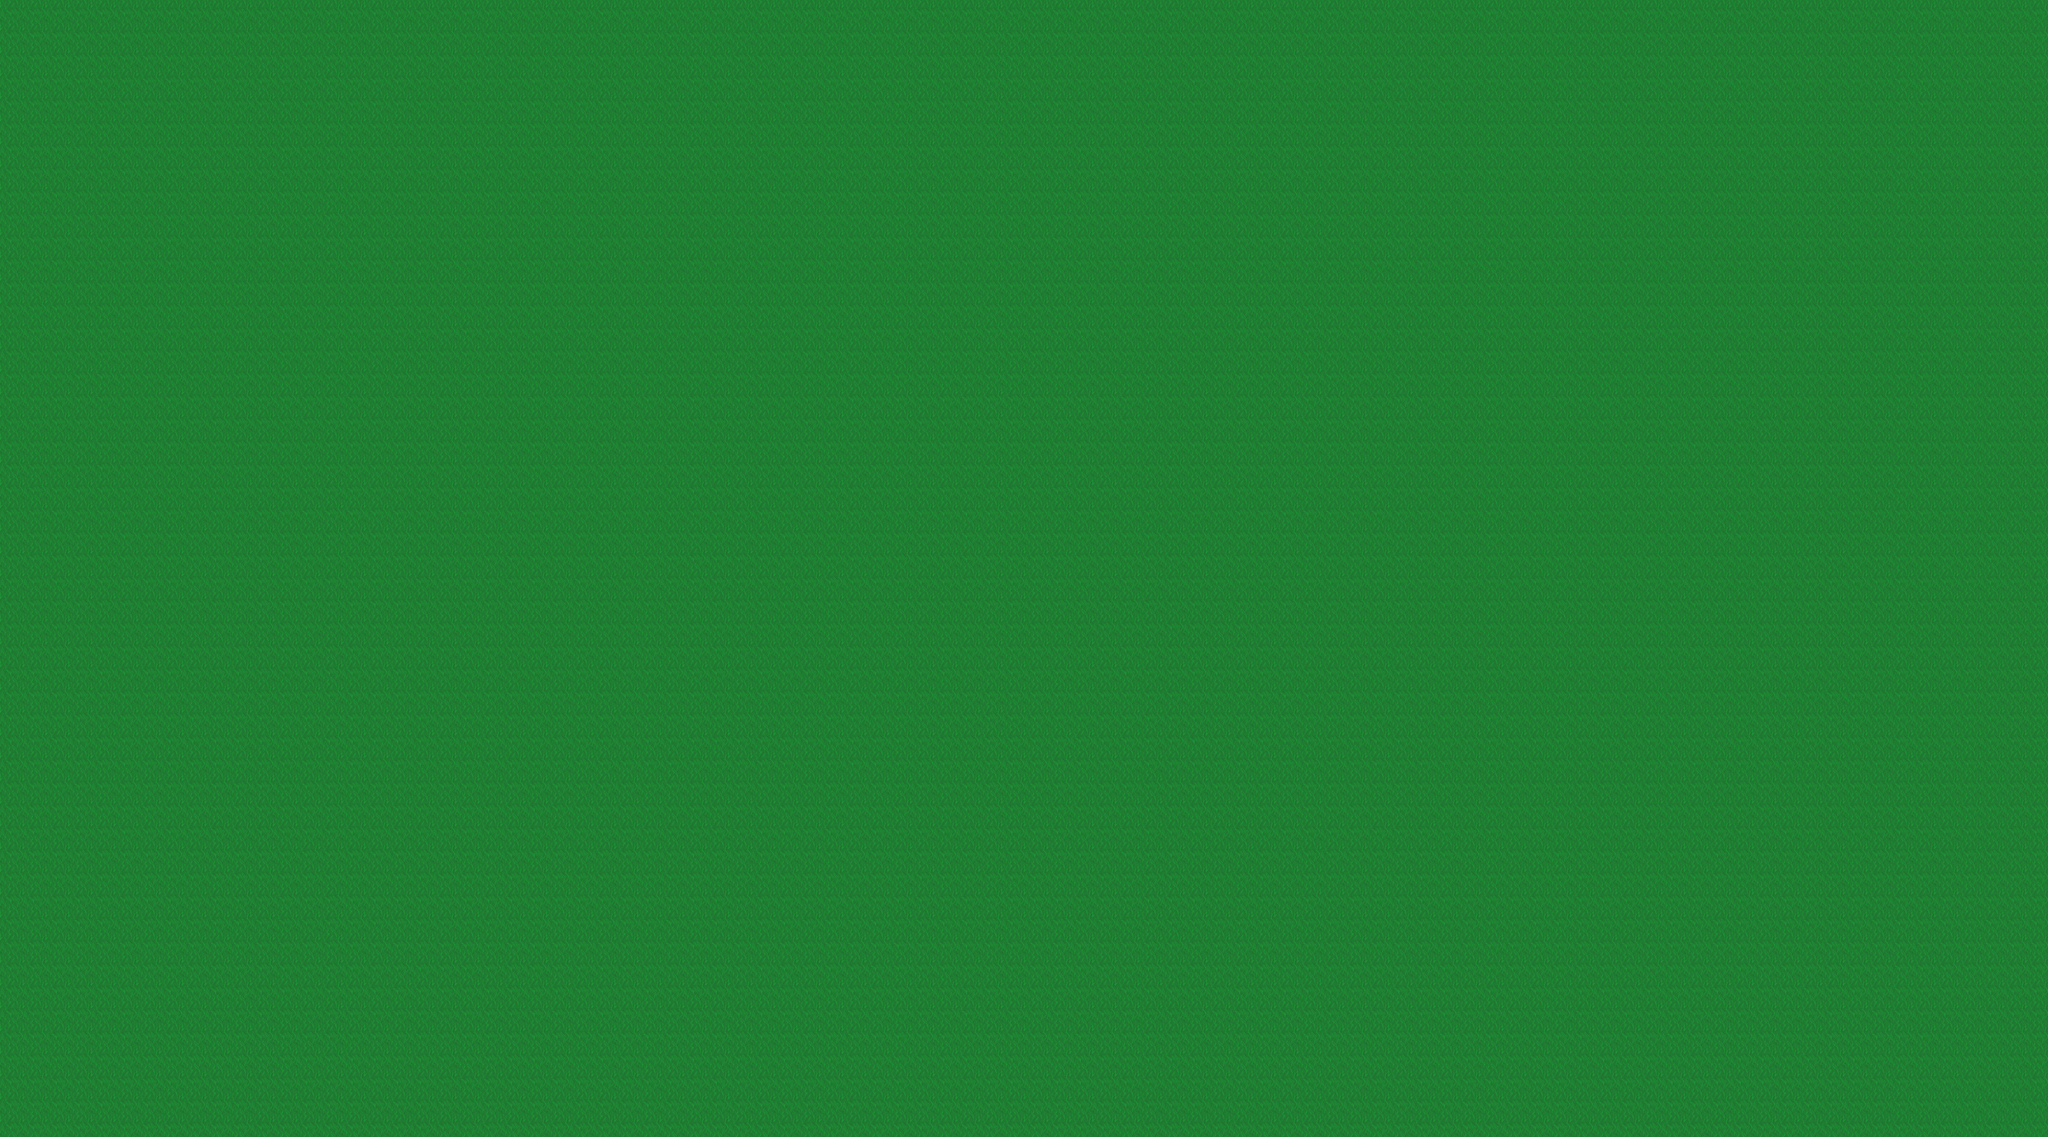

A level layout from a 2D game, rendered from its tile map. Below: a short description, then the map file with tile-grid data replaced by summaries:
An orthogonal 90x50 tile map with 77x77 px tiles, 1 tile layer (Background) and 386 objects.

<map version="1.5" tiledversion="1.7.2" orientation="orthogonal" renderorder="right-down" width="90" height="50" tilewidth="77" tileheight="77" infinite="0" nextlayerid="16" nextobjectid="633">
 <tileset firstgid="1" source="TileSet.tsx" />
 <layer id="1" name="Background" width="90" height="50">
  <data>[4500 cells, 4500 non-empty, 1 distinct tile ids]</data>
 </layer>
 <group id="13" name="Enemies">
  <objectgroup id="14" name="Houses2">
   <object id="499" gid="3" x="5313" y="1925" width="77" height="77">
    <properties>
     <property name="isPlayer" value="false" />
     <property name="type" value="Main Building" />
    </properties>
   </object>
   <object id="502" gid="3" x="1617" y="1925" width="77" height="77">
    <properties>
     <property name="isPlayer" value="true" />
     <property name="type" value="Main Building" />
    </properties>
   </object>
   <object id="534" gid="10" x="4928" y="1771" width="77" height="77">
    <properties>
     <property name="type" value="Mine" />
    </properties>
   </object>
   <object id="536" gid="10" x="5005" y="2387" width="77" height="77">
    <properties>
     <property name="type" value="Mine" />
    </properties>
   </object>
   <object id="537" gid="10" x="5621" y="2310" width="77" height="77">
    <properties>
     <property name="type" value="Mine" />
    </properties>
   </object>
   <object id="538" gid="10" x="6006" y="1771" width="77" height="77">
    <properties>
     <property name="type" value="Mine" />
    </properties>
   </object>
   <object id="539" gid="10" x="5775" y="1232" width="77" height="77">
    <properties>
     <property name="type" value="Mine" />
    </properties>
   </object>
   <object id="540" gid="10" x="5159" y="1001" width="77" height="77">
    <properties>
     <property name="type" value="Mine" />
    </properties>
   </object>
   <object id="595" gid="5" x="4235" y="693" width="77" height="77">
    <properties>
     <property name="type" value="Mana Source" />
    </properties>
   </object>
   <object id="596" gid="5" x="3850" y="2464" width="77" height="77">
    <properties>
     <property name="type" value="Mana Source" />
    </properties>
   </object>
   <object id="598" gid="5" x="6237" y="3080" width="77" height="77">
    <properties>
     <property name="type" value="Mana Source" />
    </properties>
   </object>
   <object id="600" gid="5" x="5621" y="1078" width="77" height="77">
    <properties>
     <property name="type" value="Mana Source" />
    </properties>
   </object>
   <object id="601" gid="5" x="6314" y="385" width="77" height="77">
    <properties>
     <property name="type" value="Mana Source" />
    </properties>
   </object>
   <object id="602" gid="11" x="4081" y="1925" width="77" height="77">
    <properties>
     <property name="type" value="Iron Source" />
    </properties>
   </object>
   <object id="603" gid="11" x="3927" y="3003" width="77" height="77">
    <properties>
     <property name="type" value="Iron Source" />
    </properties>
   </object>
   <object id="606" gid="11" x="4081" y="3542" width="77" height="77">
    <properties>
     <property name="type" value="Iron Source" />
    </properties>
   </object>
   <object id="607" gid="11" x="5313" y="3696" width="77" height="77">
    <properties>
     <property name="type" value="Iron Source" />
    </properties>
   </object>
   <object id="608" gid="11" x="5390" y="3080" width="77" height="77">
    <properties>
     <property name="type" value="Iron Source" />
    </properties>
   </object>
   <object id="609" gid="11" x="4389" y="2772" width="77" height="77">
    <properties>
     <property name="type" value="Iron Source" />
    </properties>
   </object>
   <object id="610" gid="11" x="5621" y="2618" width="77" height="77">
    <properties>
     <property name="type" value="Iron Source" />
    </properties>
   </object>
   <object id="611" gid="11" x="6545" y="3157" width="77" height="77">
    <properties>
     <property name="type" value="Iron Source" />
    </properties>
   </object>
   <object id="612" gid="11" x="6468" y="1925" width="77" height="77">
    <properties>
     <property name="type" value="Iron Source" />
    </properties>
   </object>
   <object id="613" gid="11" x="5467" y="2079" width="77" height="77">
    <properties>
     <property name="type" value="Iron Source" />
    </properties>
   </object>
   <object id="614" gid="11" x="4389" y="1694" width="77" height="77">
    <properties>
     <property name="type" value="Iron Source" />
    </properties>
   </object>
   <object id="615" gid="11" x="3927" y="770" width="77" height="77">
    <properties>
     <property name="type" value="Iron Source" />
    </properties>
   </object>
   <object id="616" gid="11" x="5236" y="462" width="77" height="77">
    <properties>
     <property name="type" value="Iron Source" />
    </properties>
   </object>
   <object id="617" gid="11" x="4774" y="1155" width="77" height="77">
    <properties>
     <property name="type" value="Iron Source" />
    </properties>
   </object>
   <object id="618" gid="11" x="5852" y="1463" width="77" height="77">
    <properties>
     <property name="type" value="Iron Source" />
    </properties>
   </object>
   <object id="619" gid="11" x="6468" y="847" width="77" height="77">
    <properties>
     <property name="type" value="Iron Source" />
    </properties>
   </object>
   <object id="620" gid="11" x="5852" y="462" width="77" height="77">
    <properties>
     <property name="type" value="Iron Source" />
    </properties>
   </object>
   <object id="621" gid="6" x="4312" y="1078" width="77" height="77">
    <properties>
     <property name="type" value="Gold Vein" />
    </properties>
   </object>
   <object id="622" gid="6" x="4004" y="2156" width="77" height="77">
    <properties>
     <property name="type" value="Gold Vein" />
    </properties>
   </object>
   <object id="623" gid="6" x="4697" y="3311" width="77" height="77">
    <properties>
     <property name="type" value="Gold Vein" />
    </properties>
   </object>
   <object id="624" gid="6" x="6006" y="2772" width="77" height="77">
    <properties>
     <property name="type" value="Gold Vein" />
    </properties>
   </object>
   <object id="625" gid="6" x="6006" y="2002" width="77" height="77">
    <properties>
     <property name="type" value="Gold Vein" />
    </properties>
   </object>
   <object id="626" gid="6" x="4697" y="1617" width="77" height="77">
    <properties>
     <property name="type" value="Gold Vein" />
    </properties>
   </object>
   <object id="627" gid="6" x="5005" y="462" width="77" height="77">
    <properties>
     <property name="type" value="Gold Vein" />
    </properties>
   </object>
   <object id="628" gid="6" x="6391" y="693" width="77" height="77">
    <properties>
     <property name="type" value="Gold Vein" />
    </properties>
   </object>
   <object id="629" gid="6" x="5236" y="2541" width="77" height="77">
    <properties>
     <property name="type" value="Gold Vein" />
    </properties>
   </object>
   <object id="630" gid="6" x="6006" y="3696" width="77" height="77">
    <properties>
     <property name="type" value="Gold Vein" />
    </properties>
   </object>
  </objectgroup>
 </group>
 <group id="6" name="GameObjects">
  <objectgroup id="5" name="Barrier">
   <properties>
    <property name="type" value="Gold Vein" />
   </properties>
   <!-- 200 objects omitted --></objectgroup>
  <group id="8" name="Player">
   <objectgroup id="9" name="Houses">
    <!-- 66 objects omitted --></objectgroup>
   <objectgroup id="10" name="ResourcePoints">
    <!-- 13 objects omitted --></objectgroup>
   <objectgroup id="7" name="Trees">
    <!-- 64 objects omitted --></objectgroup>
   <objectgroup id="11" name="Units">
    <!-- 3 objects omitted --></objectgroup>
  </group>
 </group>
</map>
<!-- 346 of 386 objects omitted -->
